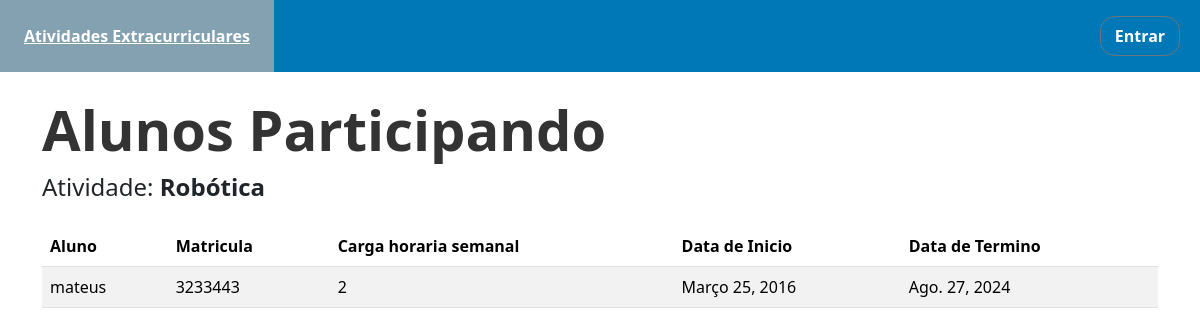
Before: /atividade/1/alunos/ with the older database file.
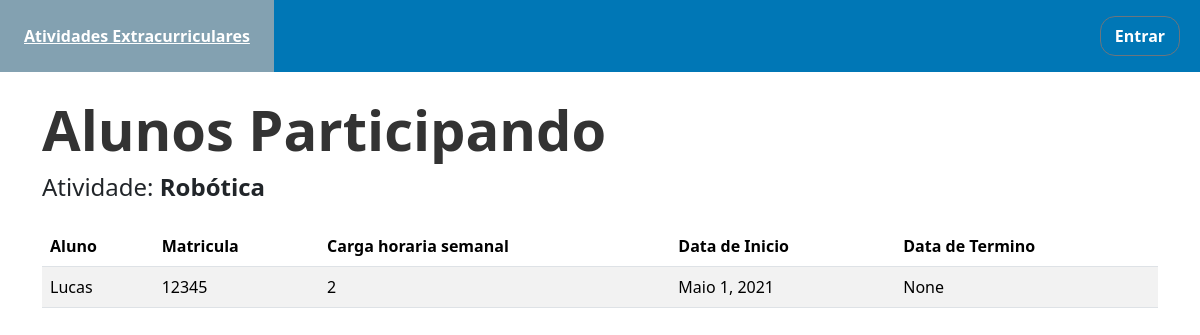
After: the same page with the newer database file.
### site_pfi/models.py (models this page shows)
class AlunoParticipa(models.Model):
    data_inicio = models.DateField()
    data_final = models.DateField(blank=True, null=True) #Talvez colocar valor default
    carga_horaria_semanal = models.IntegerField()
    fk_atividade_extracurricualar = models.ForeignKey('AtividadeExtracurricular', on_delete=models.DO_NOTHING)
    fk_aluno = models.ForeignKey('Aluno', on_delete=models.DO_NOTHING)

class Aluno(models.Model):
    nome = models.CharField(max_length=50)
    email = models.EmailField(max_length=80)
    matricula = models.CharField(max_length=30, unique=True)
    fk_curso = models.ForeignKey('Curso',on_delete=models.SET_NULL, null=True, blank=True )
    def __str__(self):
        return self.nome

### site_pfi/views.py (the view)
# urls.py: path('atividade/<int:pk>/alunos/', views.listar_alunos_participando, name='listar_alunos_participando'),
def listar_alunos_participando(request, pk):
    atividade = AtividadeExtracurricular.objects.get(pk=pk) #Pegando a pk que veio da url
    alunos_participando = AlunoParticipa.objects.filter(fk_atividade_extracurricualar=atividade) #Pegando o aluno de acordo com a atividade
    context = {
        'atividade': atividade,
        'alunos_participando': alunos_participando
    }
    return render(request, 'listar_alunos_participando.html', context=context)

### templates/listar_alunos_participando.html (shortened to what this page needs)
{% extends 'page.html' %}
{% load static %}
{% block conteudo %}
    <div class="container mt-4">
        <h2 class="section-title">Alunos Participando</h2>
        <h4>Atividade: <strong>{{ atividade.nome }}</strong></h4>
        <div class="mt-4">
            {% if alunos_participando %}
                <table class="table table-striped" style="margin-top: 20px;">
                    <thead class='table'>
                    <tr>
                        <th>Aluno</th>
                        <th>Matricula</th>
                        <th>Carga horaria semanal</th>
                        <th>Data de Inicio</th>
                        <th>Data de Termino</th>
                    </tr>
                    </thead>
                    <tbody>
                    {% for al in alunos_participando %}
                        <tr>
                            <td>{{ al.fk_aluno }}</td>
                            <td>{{ al.fk_aluno.matricula }}</td>
                            <td>{{ al.carga_horaria_semanal }}</td>
                            <td>{{ al.data_inicio }}</td>
                            <td>{{ al.data_final }}</td>
                        </tr>
                    {% endfor %}
                    </tbody>
                </table>
            {% else %}
                <p class="text-muted">Nenhum aluno está participando desta atividade.</p>
            {% endif %}
        </div>
</div>
{% endblock conteudo %}

Changed rows visible on the page:
changed AlunoParticipa: fk_aluno "mateus" → "Lucas"; fk_aluno.matricula "3233443" → "12345"; data_inicio "Março 25, 2016" → "Maio 1, 2021"; data_final "Ago. 27, 2024" → "None"
